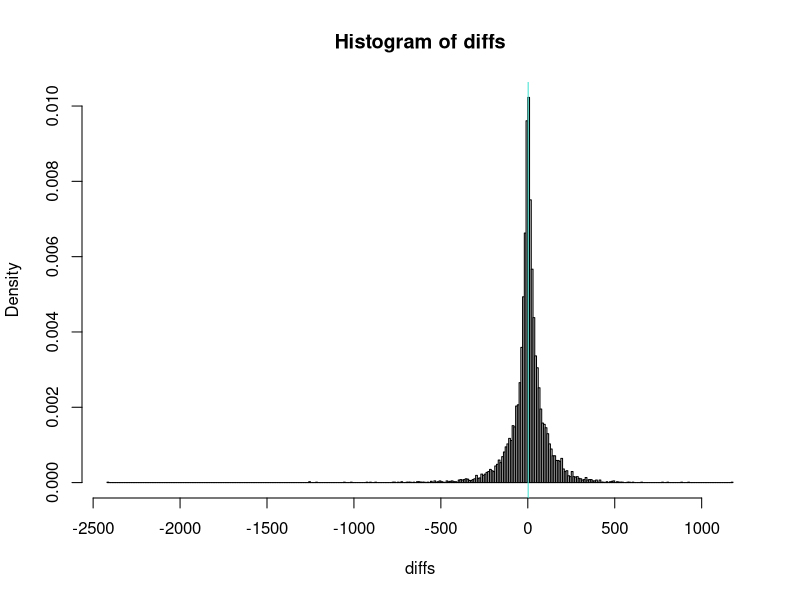
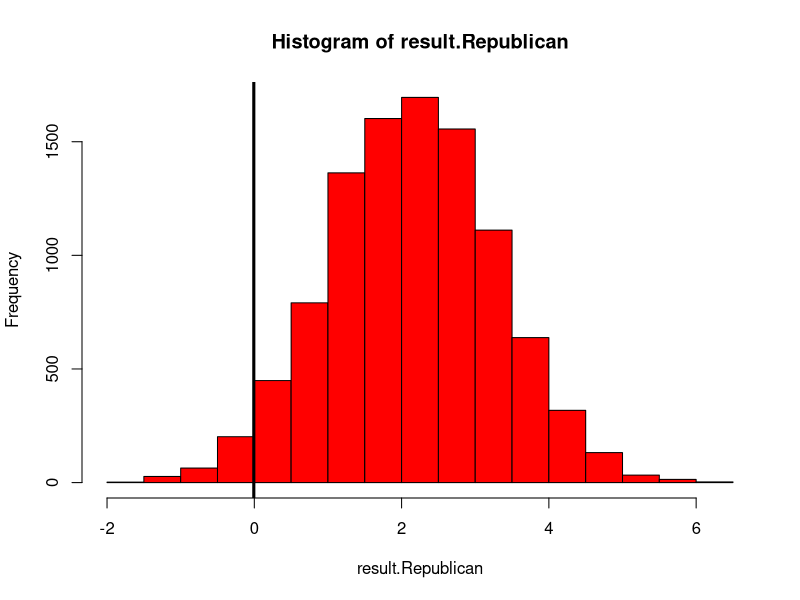
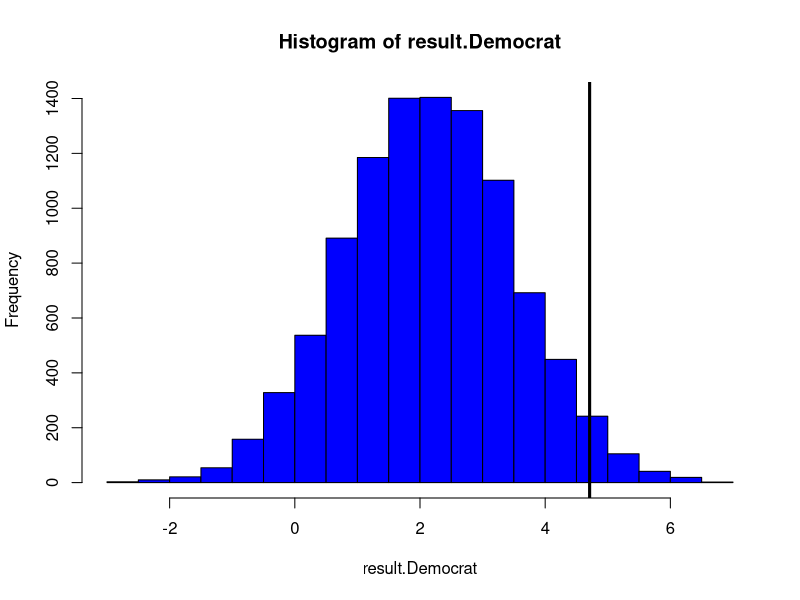
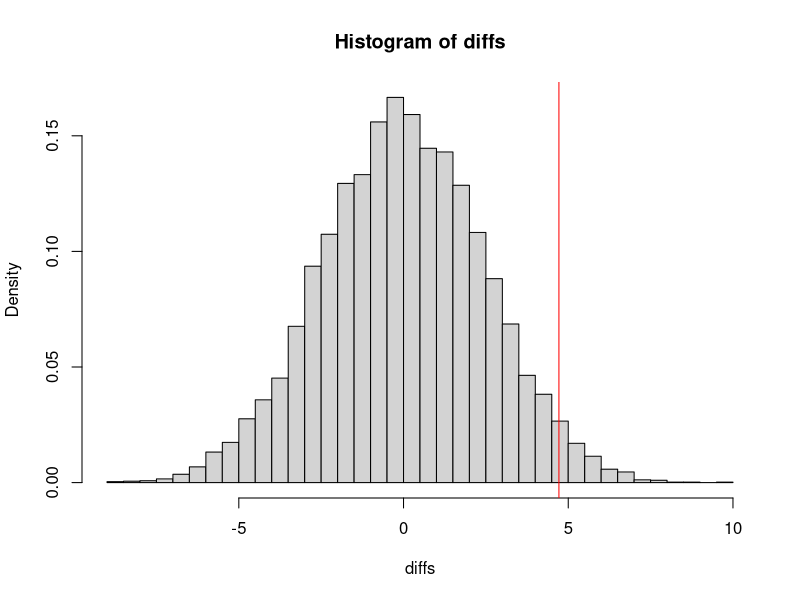
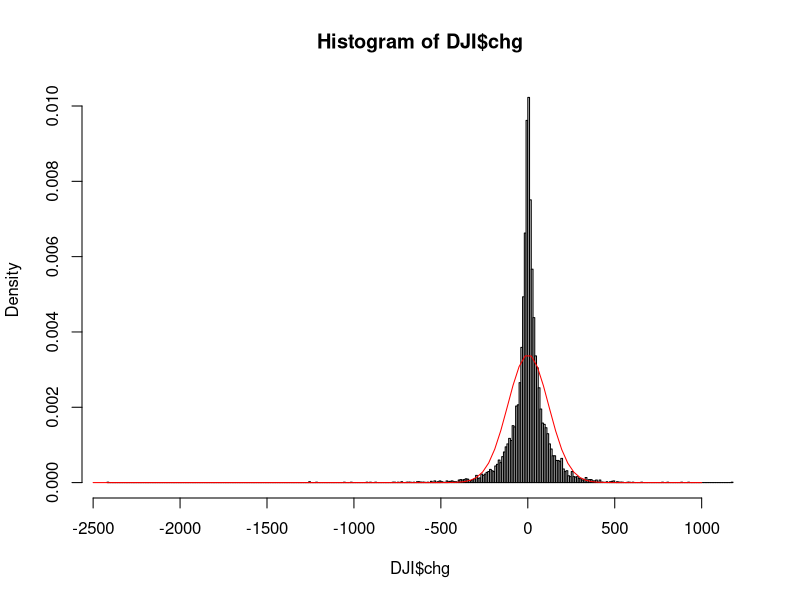
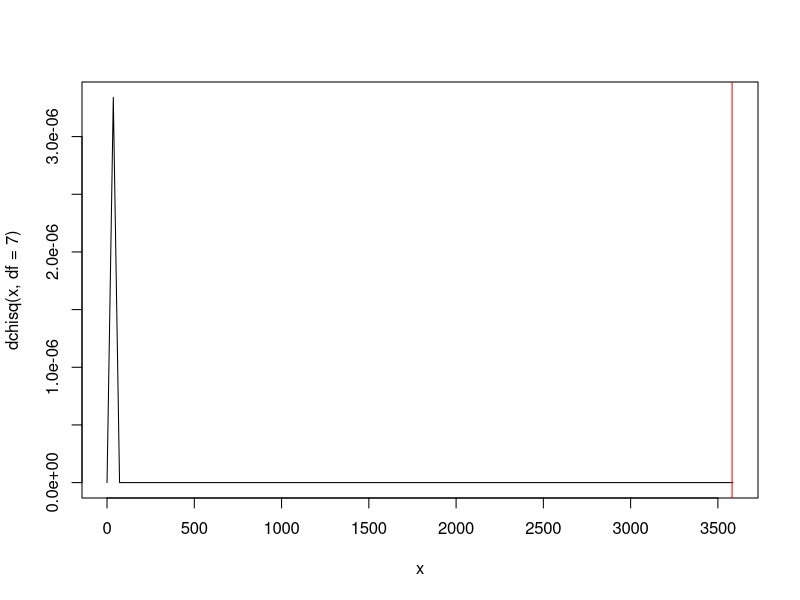
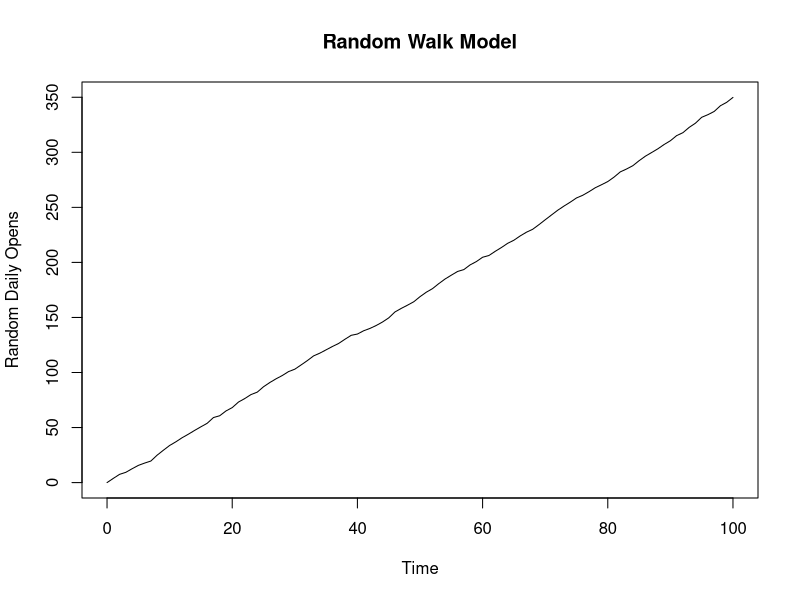
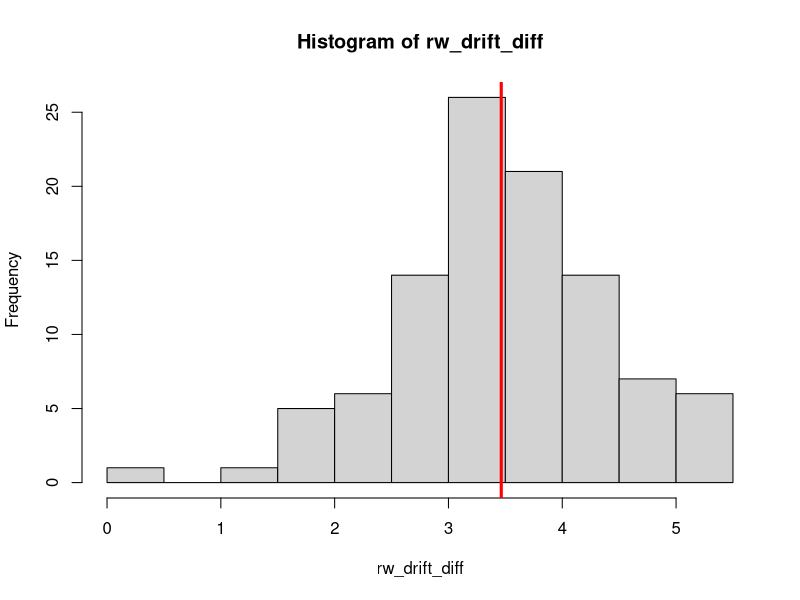

R code for these plots, in order:
#This is where our main code for our project will go!
DJI <- read.csv("DJI.csv"); head(DJI)

#Create 'Regime' Categories (Regan, Bush, etc.)
DJI["Regime"] <- "None" #Set blank column

#Set the dates for each regime
#Each 'term' is denoted from inaugaration day 
#to the day before the next regime's inaugaration day
dates <- sapply(DJI["Date"], function(x) as.Date(x)) #Convert CSV date character objects 
#to date objects
DJI[dates < as.Date("1989-01-20"), "Regime"] <- "RR"
DJI[dates >= as.Date("1989-01-20") & dates < as.Date("1993-01-20"), "Regime"] <- "GHWB"
DJI[dates >= as.Date("1993-01-20") & dates < as.Date("2001-01-20"), "Regime"] <- "BC"
DJI[dates >= as.Date("2001-01-20") & dates < as.Date("2009-01-20"), "Regime"] <- "GWB"
DJI[dates >= as.Date("2009-01-20") & dates < as.Date("2017-01-20"), "Regime"] <- "BO"
DJI[dates >= as.Date("2017-01-20"), "Regime"] <- "DJT"

#Create a binary category for the political party in control of the White House 
#(Republican = 1, Democrat = 0)
Republican <- (DJI$Regime == "RR") | (DJI$Regime == "GHWB") | (DJI$Regime == "GWB") | (DJI$Regime == "DJT")
DJI <- data.frame(DJI, Republican); head(DJI); sum(Republican); mean(Republican)

#Create a binary category for expansion vs recession year
DJI["Recession"] <- FALSE

#Extract years from date column
DJI.year <- format(as.Date(DJI$Date),"%Y")

#Set the dates
DJI[DJI.year == 1980, "Recession"] <- TRUE
DJI[DJI.year >= 1981 & DJI.year  <= 1981, "Recession"] <- TRUE
DJI[DJI.year >= 1990 & DJI.year  <= 1991, "Recession"] <- TRUE
DJI[DJI.year == 2001, "Recession"] <- TRUE
DJI[DJI.year >= 2007 & DJI.year <= 2009, "Recession"] <- TRUE
DJI[DJI.year >= 2020, "Recession"] <- TRUE

#Set up indices for permutation test by party and president 
index.Republican <- DJI$Republican ; sum(index.Republican) # 4822, matches
index.RR <- (DJI$Regime == "RR") ; sum(index.RR) # 1005
index.GHWB <- (DJI$Regime == "GHWB") ; sum(index.GHWB) # 1011
index.BC <- (DJI$Regime == "BC") ; sum(index.BC) # 2021
index.GWB <- (DJI$Regime == "GWB") ; sum(index.GWB) # 2009
index.BO <- (DJI$Regime == "BO") ; sum(index.BO) # 2015
index.DJT <- (DJI$Regime == "DJT") ; sum(index.DJT) # 797
dim(DJI) ; sum(c(index.RR, index.GHWB, index.BC, index.GWB, index.BO, index.DJT)) # 8858, matches

# Create vector for difference between daily Open values
Open <- DJI$Open
N <- length(Open) ; diffs <- numeric(N - 1)
for (i in 1:N - 1) {
  diffs[i] <- Open[i + 1] - Open[i]
}
head(diffs) # there are some rather large values with double digits before the decimal
length(diffs) # 8857 as expected
sum(diffs)  # 18975.43 so over double the number of observations
mu.chg.open <- mean(diffs) # 2.142422 around what we expected based on the aforementioned values
med.chg.open <- median(diffs) # 3.4297 is higher than mean, indicating more extreme lesser values
var.chg.open <- var(diffs) # whopping 13760.49 for variance, we expect this to increase over time
hist(diffs, breaks = "fd", prob = TRUE) 
# resembles normal distribution with narrow concentration around sharp peak at mean 
# and with long tails, with more extreme negative values
abline(v = mu.chg.open, col = "turquoise")

chg <- numeric(nrow(DJI))
chg[1] <- 0 ; chg[2:nrow(DJI)] <- diffs; chg <- data.frame(chg)
DJI <- data.frame(DJI,chg); head(DJI)

diffs.Republican <- diffs[index.Republican[-1]]
mu.RepDiffs <- mean(diffs.Republican) # -.006959248
diffs.Democrat <- diffs[!(index.Republican[-1])]
mu.DemDiffs <- mean(diffs.Democrat)
mean(diffs.Democrat) # 4.709857
# The means seem different, but given the large variance, this is doubtful.

#Permutation Test
N <- 10^4; result.Republican <- numeric(N); result.Democrat <- numeric(N)
for (i in 1:N) {
  smpl <- sample(index.Republican[-1], replace = FALSE)
  smpl.Republican <- diffs[smpl]
  smpl.Democrat <- diffs[!smpl]
  result.Republican[i] <- mean(smpl.Republican)
  result.Democrat[i] <- mean(smpl.Democrat)
}

#Republican Result
hist(result.Republican, col = "red")
abline(v = mu.RepDiffs, col = "black", lwd = 3)
mu.result.Republican <- mean(result.Republican) ; mu.result.Republican ; mu.RepDiffs
mean(result.Republican <= mu.RepDiffs) 
#2.88% chance of seeing this statistic thus it is statistically significant.

#Democrat Result
hist(result.Democrat, col = "blue")
abline(v = mu.DemDiffs, col = "black", lwd = 3)
mu.result.Democrat <- mean(result.Democrat) ; mu.result.Democrat ; mu.DemDiffs
mean(result.Democrat >= mu.DemDiffs) 
#2.88% chance. Whoa, both means are equally statistically significant.

#Combined Attempt
RepAvg <- sum(DJI$chg*(DJI$Republican == TRUE))/sum(DJI$Republican == TRUE) ; RepAvg
DemAvg <- sum(DJI$chg*(DJI$Republican == FALSE))/sum(DJI$Republican == FALSE) ; DemAvg
Obs <-  DemAvg - RepAvg; Obs

N <- 10^4 #number of simulations
diffs <- numeric(N) #this is the vector that will store our simulated differences
for (i in 1:N) {
  Rep <- sample(DJI$Republican) #This is our permuted party column
  RepMu <- sum(DJI$chg*(Rep == TRUE))/sum(Rep == TRUE) ; RepMu
  DemMu <- sum(DJI$chg*(Rep == FALSE))/sum(Rep == FALSE) ; DemMu
  diffs[i] <- DemMu - RepMu
}
mean(diffs) #inspecting that these are indeed close to zero
hist(diffs, breaks = "FD", probability = TRUE)
abline(v = Obs, col = "red")

pvalue <-  (sum(diffs >= Obs)+1)/(N+1) ; pvalue
# 2.71% chance that this extreme of an observed difference would arise by chance .

## Contingency table with chi-square test for political party and recession. 
sum(DJI$Recession)/length(DJI$Recession) # 17.67% of observations are in recession years
obs.tbl <- table(DJI$Republican,DJI$Recession) # Republican has more Recession
exp.tbl <- outer(rowSums(obs.tbl), colSums(obs.tbl))/sum(obs.tbl)
obs.tbl ; exp.tbl
chisq.test(DJI$Republican,DJI$Recession)
# p-value is less than 2.2e-16, far below our .05 threshold, so there would be a very
# small chance that the observed contingency table would arise by chance.
# Thus, the observations provide sufficient evidence to reject the null hypothesis
# that Republican and Democratic regimes are equally likely to be associated with recession
# years from 1985 to early 2020. 

## Can you make this more granular by leveraging recession by quarter instead of year?
## Can we do a contingency table that is larger than 2x2 by using regime intead of party?

## Let's apply simulation methods to the day-over-day (DOD) change in Open values. 
## We can also run this and the previous analyses on the other numerical columns 
## of DJI to see if we arise at similar or different results, 
## once we finish the first round of analysis the DOD change in Open values. 
## If we set up the simulations appropriately, we should expect to see in our results that 
## a greater sample size or a greater number of simulations yields increasingly higher 
## variance, potentially indicated by fat tails when plotting the distribution of the results. 
## Can you figure out a way to leverage a chi-square test or CLT here?

#Bruno: I think one good way to show that the data has infinite variance is to show that it cannot be
#modeled with a Normal distribution. (Then we can fit something like a Cauchy distribution later)
#I'm open to taking this out, but I thought we could try to get feedback on it at least!
#So what we are checking is if the daily price fluxes for the Dow Jones have infinite variance
hist(DJI$chg, breaks = "FD", probability = TRUE) #already doesn't look super promising
mu <- mean(DJI$chg)
sigma <- sd(DJI$chg)
curve(dnorm(x,mu,sigma), from = -2500, to = 1000, add = TRUE, col = "red")
n1 <- qnorm(0.1, mu, sigma); n1    #10% of the normal distribution lies below this value
pnorm(n1, mu, sigma)       
mean(DJI$chg <= n1) #6.2%, not great, we would epxect something closer to 10% if it were Normal
#Now let's create a vector of deciles so that we can split our data and see if it falls as expected
dec <- qnorm(seq(0.0,1,by = 0.1), mu,sigma); dec  #11 bins
Exp <- rep(length(DJI$chg)/10,10); Exp 
binchg <- numeric(10)
for(i in 1:10){
  binchg[i] <- sum((DJI$chg >= dec[i]) & (DJI$chg <= dec[i+1] )) ; binchg
}
#Finally we can test for uniformity using a chi-squared test.
ChiStat <- sum((binchg - Exp)^2/Exp); ChiStat #3581.397
#We estimated two parameters (using the sample mean and standard deviation), which costs two degrees of freedom, 
#and we have set the total days to match our sample which costs another so we have 10 - 3 = 7 degrees of freedom
curve(dchisq(x, df = 7), from = 0, to = ChiStat + 5)
abline(v=ChiStat, col = "red") 
pchisq(ChiStat, df = 7, lower.tail = FALSE) # 0
#Given this extremely low chi-square value, it seems that the normal distribution is not a good model (at all)
#for the daily fluxes in the Dow Jones Industrial Average. So let's now check how a model with infinite variance
#fits the data. 

## Generate a RW model with a drift using arima.sim
# Choose one of the two lines of code below, one for mean and one for median of our DOD value changes.
rw_drift <- arima.sim(model = list(order = c(0,1,0)), n = 100, mean = mu.chg.open)
rw_drift <- arima.sim(model = list(order = c(0,1,0)), n = 100, mean = med.chg.open)
# Plot rw_drift
plot(rw_drift, type = "l", xlab = "Time", ylab = "Random Daily Opens", main = "Random Walk Model")
# this lacks the volatility of the DJI
# Calculate the first difference series rw_drift_diff <-
N <- length(rw_drift); rw_drift_diff <- numeric(N)
for (i in 2:length(rw_drift)) {
  rw_drift_diff[i] <- rw_drift[i] - rw_drift[i - 1] }
rw_drift_diff # no negative values, does not model DJI DOD changes very well
#Mean of the First Difference Series
mean(rw_drift_diff) # 2.222279 when using mean, 3.263219 when using median
#Plot a histogram of the values and draw the mean/median using abline
hist(rw_drift_diff); abline(v = mean(rw_drift_diff), col = "red", lwd = 3)
#Plot the values of the time series and draw the mean/median using abline - and we get a constant!
plot(rw_drift_diff, type = "l", xlab = "Time", ylab = "Differences in Random Daily Opens",
     main = "First Difference Series"); abline(h = mean(rw_drift_diff), col = "red", lwd = 3)

## Should we perform this analysis for High, Low or Close? Does it change anything?
## Does using a logarithmic or exponential model make the data behave better?
## Given that our observed DOD data produces low frequency, extreme values, particularly negative,
## how do we do a better job of fitting a probability distribution model to our observed data? 
## That is, can we slice our data differently, change the parameters of the random walk model,
## or use a different distribution altogether to model our data? We could use Cauchy, Levy, Pareto, 
## T or other distributions with infinite variance. Are there any that look like our histogram?
## Is this necessary in order to test for infinite variance? 
## Does the current random walk model invalidate our test for infinite variance on the observed data?
## Or can we test for infinite variance without worrying about any model at all? 
## Perhaps partial variance can help here?
## Can we build out the partial variance model and visualization per the shared stackexchange post?
